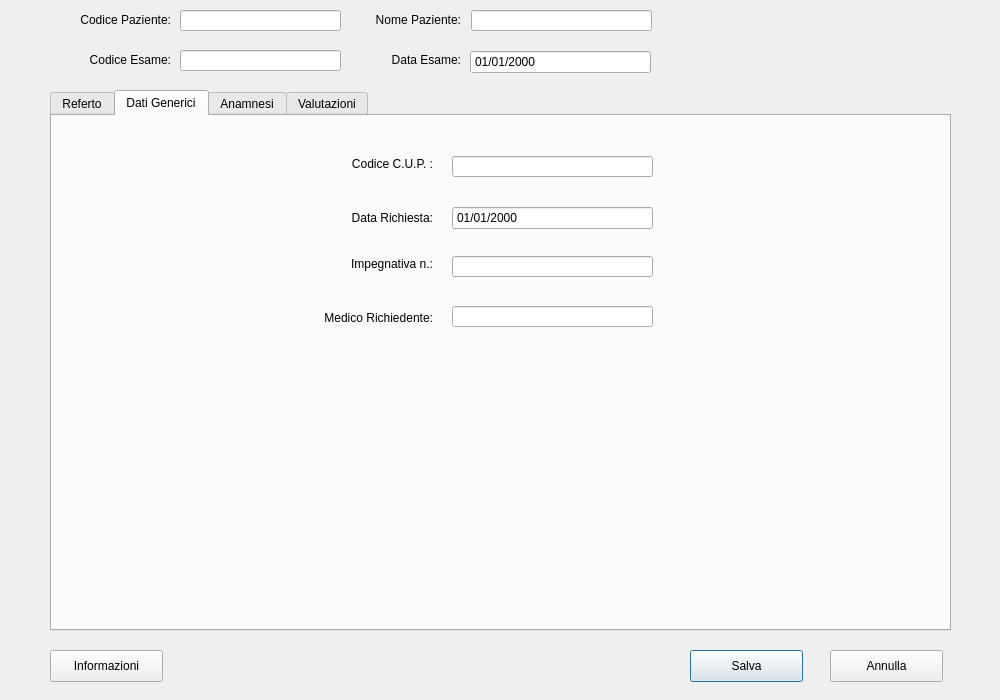
<?xml version="1.0" encoding="UTF-8"?>
<ui version="4.0">
 <class>Dialog_Referto</class>
 <widget class="QDialog" name="Dialog_Referto">
  <property name="geometry">
   <rect>
    <x>0</x>
    <y>0</y>
    <width>1000</width>
    <height>700</height>
   </rect>
  </property>
  <property name="minimumSize">
   <size>
    <width>1000</width>
    <height>700</height>
   </size>
  </property>
  <property name="maximumSize">
   <size>
    <width>1000</width>
    <height>700</height>
   </size>
  </property>
  <property name="windowTitle">
   <string>Refertazione</string>
  </property>
  <widget class="QPushButton" name="btn_ok">
   <property name="geometry">
    <rect>
     <x>690</x>
     <y>650</y>
     <width>113</width>
     <height>32</height>
    </rect>
   </property>
   <property name="text">
    <string>Salva</string>
   </property>
  </widget>
  <widget class="QPushButton" name="btn_cancel">
   <property name="geometry">
    <rect>
     <x>830</x>
     <y>650</y>
     <width>113</width>
     <height>32</height>
    </rect>
   </property>
   <property name="text">
    <string>Annulla</string>
   </property>
  </widget>
  <widget class="QTabWidget" name="tabWidget">
   <property name="geometry">
    <rect>
     <x>50</x>
     <y>90</y>
     <width>901</width>
     <height>541</height>
    </rect>
   </property>
   <property name="currentIndex">
    <number>1</number>
   </property>
   <widget class="QWidget" name="referto">
    <attribute name="title">
     <string>Referto</string>
    </attribute>
    <widget class="QLabel" name="label_18">
     <property name="geometry">
      <rect>
       <x>20</x>
       <y>10</y>
       <width>141</width>
       <height>21</height>
      </rect>
     </property>
     <property name="font">
      <font>
       <weight>75</weight>
       <bold>true</bold>
      </font>
     </property>
     <property name="text">
      <string>Descrizione Esame:</string>
     </property>
    </widget>
    <widget class="QLabel" name="descrizione_esame">
     <property name="geometry">
      <rect>
       <x>20</x>
       <y>40</y>
       <width>861</width>
       <height>31</height>
      </rect>
     </property>
     <property name="font">
      <font>
       <weight>50</weight>
       <bold>false</bold>
      </font>
     </property>
     <property name="text">
      <string/>
     </property>
     <property name="wordWrap">
      <bool>true</bool>
     </property>
    </widget>
    <widget class="QLabel" name="label_19">
     <property name="geometry">
      <rect>
       <x>20</x>
       <y>80</y>
       <width>141</width>
       <height>21</height>
      </rect>
     </property>
     <property name="font">
      <font>
       <weight>75</weight>
       <bold>true</bold>
      </font>
     </property>
     <property name="text">
      <string>Testo del referto:</string>
     </property>
    </widget>
    <widget class="QPlainTextEdit" name="testo_referto">
     <property name="geometry">
      <rect>
       <x>20</x>
       <y>110</y>
       <width>861</width>
       <height>321</height>
      </rect>
     </property>
    </widget>
    <widget class="QComboBox" name="medico_refertatore">
     <property name="geometry">
      <rect>
       <x>170</x>
       <y>440</y>
       <width>211</width>
       <height>26</height>
      </rect>
     </property>
    </widget>
    <widget class="QLabel" name="label_20">
     <property name="geometry">
      <rect>
       <x>20</x>
       <y>440</y>
       <width>131</width>
       <height>24</height>
      </rect>
     </property>
     <property name="text">
      <string>Medico Refertatore:</string>
     </property>
     <property name="alignment">
      <set>Qt::AlignRight|Qt::AlignTrailing|Qt::AlignVCenter</set>
     </property>
    </widget>
    <widget class="QLabel" name="label_21">
     <property name="geometry">
      <rect>
       <x>440</x>
       <y>440</y>
       <width>81</width>
       <height>24</height>
      </rect>
     </property>
     <property name="text">
      <string>T.S.R.M.:</string>
     </property>
     <property name="alignment">
      <set>Qt::AlignRight|Qt::AlignTrailing|Qt::AlignVCenter</set>
     </property>
    </widget>
    <widget class="QLineEdit" name="tecnico_esecutore">
     <property name="geometry">
      <rect>
       <x>530</x>
       <y>440</y>
       <width>271</width>
       <height>21</height>
      </rect>
     </property>
     <property name="readOnly">
      <bool>true</bool>
     </property>
    </widget>
    <widget class="QPushButton" name="btn_stampa">
     <property name="geometry">
      <rect>
       <x>150</x>
       <y>470</y>
       <width>121</width>
       <height>32</height>
      </rect>
     </property>
     <property name="text">
      <string>Stampa</string>
     </property>
    </widget>
    <widget class="QPushButton" name="btn_firma_stampa">
     <property name="geometry">
      <rect>
       <x>410</x>
       <y>470</y>
       <width>221</width>
       <height>32</height>
      </rect>
     </property>
     <property name="text">
      <string>Firma e Stampa il Referto</string>
     </property>
    </widget>
    <widget class="QPushButton" name="btn_firma">
     <property name="geometry">
      <rect>
       <x>640</x>
       <y>470</y>
       <width>121</width>
       <height>32</height>
      </rect>
     </property>
     <property name="text">
      <string>Firma</string>
     </property>
    </widget>
    <widget class="QLabel" name="label_info">
     <property name="geometry">
      <rect>
       <x>630</x>
       <y>90</y>
       <width>251</width>
       <height>16</height>
      </rect>
     </property>
     <property name="font">
      <font>
       <pointsize>10</pointsize>
      </font>
     </property>
     <property name="styleSheet">
      <string notr="true">color: rgb(252, 1, 7);</string>
     </property>
     <property name="text">
      <string>Impossibile firmare un referto il cui testo è vuoto</string>
     </property>
     <property name="alignment">
      <set>Qt::AlignRight|Qt::AlignTrailing|Qt::AlignVCenter</set>
     </property>
    </widget>
    <widget class="QPushButton" name="btn_trascritto">
     <property name="geometry">
      <rect>
       <x>280</x>
       <y>470</y>
       <width>121</width>
       <height>32</height>
      </rect>
     </property>
     <property name="text">
      <string>Trascritto</string>
     </property>
    </widget>
   </widget>
   <widget class="QWidget" name="dati">
    <attribute name="title">
     <string>Dati Generici</string>
    </attribute>
    <widget class="QLabel" name="label_13">
     <property name="geometry">
      <rect>
       <x>270</x>
       <y>40</y>
       <width>111</width>
       <height>16</height>
      </rect>
     </property>
     <property name="text">
      <string>Codice C.U.P. :</string>
     </property>
     <property name="alignment">
      <set>Qt::AlignRight|Qt::AlignTrailing|Qt::AlignVCenter</set>
     </property>
    </widget>
    <widget class="QLineEdit" name="codice_esterno">
     <property name="geometry">
      <rect>
       <x>400</x>
       <y>40</y>
       <width>201</width>
       <height>21</height>
      </rect>
     </property>
     <property name="readOnly">
      <bool>true</bool>
     </property>
    </widget>
    <widget class="QLabel" name="label_14">
     <property name="geometry">
      <rect>
       <x>270</x>
       <y>90</y>
       <width>111</width>
       <height>24</height>
      </rect>
     </property>
     <property name="text">
      <string>Data Richiesta:</string>
     </property>
     <property name="alignment">
      <set>Qt::AlignRight|Qt::AlignTrailing|Qt::AlignVCenter</set>
     </property>
    </widget>
    <widget class="QDateEdit" name="data_richiesta">
     <property name="geometry">
      <rect>
       <x>400</x>
       <y>90</y>
       <width>201</width>
       <height>24</height>
      </rect>
     </property>
     <property name="readOnly">
      <bool>true</bool>
     </property>
     <property name="buttonSymbols">
      <enum>QAbstractSpinBox::NoButtons</enum>
     </property>
     <property name="displayFormat">
      <string>dd/MM/yyyy</string>
     </property>
    </widget>
    <widget class="QLineEdit" name="impegnativa">
     <property name="geometry">
      <rect>
       <x>400</x>
       <y>140</y>
       <width>201</width>
       <height>21</height>
      </rect>
     </property>
     <property name="readOnly">
      <bool>true</bool>
     </property>
    </widget>
    <widget class="QLabel" name="label_15">
     <property name="geometry">
      <rect>
       <x>270</x>
       <y>140</y>
       <width>111</width>
       <height>16</height>
      </rect>
     </property>
     <property name="text">
      <string>Impegnativa n.:</string>
     </property>
     <property name="alignment">
      <set>Qt::AlignRight|Qt::AlignTrailing|Qt::AlignVCenter</set>
     </property>
    </widget>
    <widget class="QLabel" name="label_16">
     <property name="geometry">
      <rect>
       <x>240</x>
       <y>190</y>
       <width>141</width>
       <height>24</height>
      </rect>
     </property>
     <property name="text">
      <string>Medico Richiedente:</string>
     </property>
     <property name="alignment">
      <set>Qt::AlignRight|Qt::AlignTrailing|Qt::AlignVCenter</set>
     </property>
    </widget>
    <widget class="QLineEdit" name="medico_richiedente">
     <property name="geometry">
      <rect>
       <x>400</x>
       <y>190</y>
       <width>201</width>
       <height>21</height>
      </rect>
     </property>
     <property name="maxLength">
      <number>64</number>
     </property>
     <property name="readOnly">
      <bool>true</bool>
     </property>
    </widget>
   </widget>
   <widget class="QWidget" name="anamnesi">
    <attribute name="title">
     <string>Anamnesi</string>
    </attribute>
    <widget class="QPlainTextEdit" name="text_anamnesi">
     <property name="geometry">
      <rect>
       <x>30</x>
       <y>30</y>
       <width>841</width>
       <height>131</height>
      </rect>
     </property>
    </widget>
    <widget class="QLabel" name="label_5">
     <property name="geometry">
      <rect>
       <x>30</x>
       <y>10</y>
       <width>151</width>
       <height>16</height>
      </rect>
     </property>
     <property name="text">
      <string>Anamnesi o dati clinici</string>
     </property>
    </widget>
    <widget class="QPlainTextEdit" name="text_contenuto_richiesta">
     <property name="geometry">
      <rect>
       <x>30</x>
       <y>200</y>
       <width>841</width>
       <height>131</height>
      </rect>
     </property>
    </widget>
    <widget class="QLabel" name="label_6">
     <property name="geometry">
      <rect>
       <x>30</x>
       <y>180</y>
       <width>281</width>
       <height>16</height>
      </rect>
     </property>
     <property name="text">
      <string>Contenuto della richiesta o dell'impegnativa</string>
     </property>
    </widget>
    <widget class="QPlainTextEdit" name="text_motivo_esame">
     <property name="geometry">
      <rect>
       <x>30</x>
       <y>370</y>
       <width>841</width>
       <height>131</height>
      </rect>
     </property>
    </widget>
    <widget class="QLabel" name="label_7">
     <property name="geometry">
      <rect>
       <x>30</x>
       <y>350</y>
       <width>181</width>
       <height>16</height>
      </rect>
     </property>
     <property name="text">
      <string>Motivazione dell'esame</string>
     </property>
    </widget>
   </widget>
   <widget class="QWidget" name="valutazioni">
    <attribute name="title">
     <string>Valutazioni</string>
    </attribute>
    <widget class="QGroupBox" name="groupBox_qualita">
     <property name="geometry">
      <rect>
       <x>60</x>
       <y>50</y>
       <width>181</width>
       <height>151</height>
      </rect>
     </property>
     <property name="title">
      <string>Qualità</string>
     </property>
     <widget class="QRadioButton" name="rb_bassa">
      <property name="geometry">
       <rect>
        <x>30</x>
        <y>30</y>
        <width>100</width>
        <height>20</height>
       </rect>
      </property>
      <property name="text">
       <string>Bassa</string>
      </property>
     </widget>
     <widget class="QRadioButton" name="rb_buona">
      <property name="geometry">
       <rect>
        <x>30</x>
        <y>60</y>
        <width>100</width>
        <height>20</height>
       </rect>
      </property>
      <property name="text">
       <string>Buona</string>
      </property>
     </widget>
     <widget class="QRadioButton" name="rb_ottima">
      <property name="geometry">
       <rect>
        <x>30</x>
        <y>90</y>
        <width>100</width>
        <height>20</height>
       </rect>
      </property>
      <property name="text">
       <string>Ottima</string>
      </property>
     </widget>
     <widget class="QRadioButton" name="rb_non_valutata">
      <property name="geometry">
       <rect>
        <x>30</x>
        <y>120</y>
        <width>111</width>
        <height>20</height>
       </rect>
      </property>
      <property name="text">
       <string>Non Valutata</string>
      </property>
     </widget>
    </widget>
    <widget class="QGroupBox" name="groupBox_esito">
     <property name="geometry">
      <rect>
       <x>310</x>
       <y>50</y>
       <width>181</width>
       <height>131</height>
      </rect>
     </property>
     <property name="title">
      <string>Esito</string>
     </property>
     <widget class="QRadioButton" name="rb_non_valutato">
      <property name="geometry">
       <rect>
        <x>30</x>
        <y>90</y>
        <width>111</width>
        <height>20</height>
       </rect>
      </property>
      <property name="text">
       <string>Non Valutato</string>
      </property>
     </widget>
     <widget class="QRadioButton" name="rb_negativo">
      <property name="geometry">
       <rect>
        <x>30</x>
        <y>30</y>
        <width>100</width>
        <height>20</height>
       </rect>
      </property>
      <property name="text">
       <string>Negativo</string>
      </property>
     </widget>
     <widget class="QRadioButton" name="rb_positivo">
      <property name="geometry">
       <rect>
        <x>30</x>
        <y>60</y>
        <width>100</width>
        <height>20</height>
       </rect>
      </property>
      <property name="text">
       <string>Positivo</string>
      </property>
     </widget>
    </widget>
    <widget class="QComboBox" name="classe_dose_cumulativa">
     <property name="geometry">
      <rect>
       <x>540</x>
       <y>110</y>
       <width>281</width>
       <height>26</height>
      </rect>
     </property>
    </widget>
    <widget class="QLabel" name="label_12">
     <property name="geometry">
      <rect>
       <x>540</x>
       <y>80</y>
       <width>111</width>
       <height>24</height>
      </rect>
     </property>
     <property name="text">
      <string>Dose Paziente:</string>
     </property>
     <property name="alignment">
      <set>Qt::AlignLeading|Qt::AlignLeft|Qt::AlignVCenter</set>
     </property>
    </widget>
    <widget class="QLabel" name="label_8">
     <property name="geometry">
      <rect>
       <x>60</x>
       <y>230</y>
       <width>151</width>
       <height>16</height>
      </rect>
     </property>
     <property name="text">
      <string>Impressioni:</string>
     </property>
    </widget>
    <widget class="QPlainTextEdit" name="impressioni">
     <property name="geometry">
      <rect>
       <x>60</x>
       <y>250</y>
       <width>761</width>
       <height>181</height>
      </rect>
     </property>
    </widget>
   </widget>
  </widget>
  <widget class="QLineEdit" name="codice_paziente">
   <property name="enabled">
    <bool>true</bool>
   </property>
   <property name="geometry">
    <rect>
     <x>180</x>
     <y>10</y>
     <width>161</width>
     <height>21</height>
    </rect>
   </property>
   <property name="readOnly">
    <bool>true</bool>
   </property>
  </widget>
  <widget class="QLabel" name="label">
   <property name="geometry">
    <rect>
     <x>350</x>
     <y>10</y>
     <width>111</width>
     <height>20</height>
    </rect>
   </property>
   <property name="text">
    <string>Nome Paziente:</string>
   </property>
   <property name="alignment">
    <set>Qt::AlignRight|Qt::AlignTrailing|Qt::AlignVCenter</set>
   </property>
  </widget>
  <widget class="QLineEdit" name="nome_paziente">
   <property name="enabled">
    <bool>true</bool>
   </property>
   <property name="geometry">
    <rect>
     <x>471</x>
     <y>10</y>
     <width>181</width>
     <height>21</height>
    </rect>
   </property>
   <property name="readOnly">
    <bool>true</bool>
   </property>
  </widget>
  <widget class="QLabel" name="label_22">
   <property name="geometry">
    <rect>
     <x>60</x>
     <y>10</y>
     <width>111</width>
     <height>20</height>
    </rect>
   </property>
   <property name="text">
    <string>Codice Paziente:</string>
   </property>
   <property name="alignment">
    <set>Qt::AlignRight|Qt::AlignTrailing|Qt::AlignVCenter</set>
   </property>
  </widget>
  <widget class="QLineEdit" name="codice_esame">
   <property name="enabled">
    <bool>true</bool>
   </property>
   <property name="geometry">
    <rect>
     <x>180</x>
     <y>50</y>
     <width>161</width>
     <height>21</height>
    </rect>
   </property>
   <property name="readOnly">
    <bool>true</bool>
   </property>
  </widget>
  <widget class="QLabel" name="label_23">
   <property name="geometry">
    <rect>
     <x>60</x>
     <y>50</y>
     <width>111</width>
     <height>20</height>
    </rect>
   </property>
   <property name="text">
    <string>Codice Esame:</string>
   </property>
   <property name="alignment">
    <set>Qt::AlignRight|Qt::AlignTrailing|Qt::AlignVCenter</set>
   </property>
  </widget>
  <widget class="QLabel" name="label_2">
   <property name="geometry">
    <rect>
     <x>350</x>
     <y>50</y>
     <width>111</width>
     <height>20</height>
    </rect>
   </property>
   <property name="text">
    <string>Data Esame:</string>
   </property>
   <property name="alignment">
    <set>Qt::AlignRight|Qt::AlignTrailing|Qt::AlignVCenter</set>
   </property>
  </widget>
  <widget class="QDateEdit" name="data_completato">
   <property name="enabled">
    <bool>true</bool>
   </property>
   <property name="geometry">
    <rect>
     <x>470</x>
     <y>50</y>
     <width>181</width>
     <height>24</height>
    </rect>
   </property>
   <property name="readOnly">
    <bool>true</bool>
   </property>
   <property name="buttonSymbols">
    <enum>QAbstractSpinBox::NoButtons</enum>
   </property>
   <property name="displayFormat">
    <string>dd/MM/yyyy</string>
   </property>
  </widget>
  <widget class="QPushButton" name="btn_informazioni">
   <property name="geometry">
    <rect>
     <x>50</x>
     <y>650</y>
     <width>113</width>
     <height>32</height>
    </rect>
   </property>
   <property name="text">
    <string>Informazioni</string>
   </property>
  </widget>
 </widget>
 <resources/>
 <connections>
  <connection>
   <sender>btn_ok</sender>
   <signal>clicked()</signal>
   <receiver>Dialog_Referto</receiver>
   <slot>accetta()</slot>
   <hints>
    <hint type="sourcelabel">
     <x>186</x>
     <y>262</y>
    </hint>
    <hint type="destinationlabel">
     <x>186</x>
     <y>207</y>
    </hint>
   </hints>
  </connection>
  <connection>
   <sender>btn_cancel</sender>
   <signal>clicked()</signal>
   <receiver>Dialog_Referto</receiver>
   <slot>annulla()</slot>
   <hints>
    <hint type="sourcelabel">
     <x>287</x>
     <y>260</y>
    </hint>
    <hint type="destinationlabel">
     <x>341</x>
     <y>203</y>
    </hint>
   </hints>
  </connection>
  <connection>
   <sender>btn_firma</sender>
   <signal>clicked()</signal>
   <receiver>Dialog_Referto</receiver>
   <slot>firma()</slot>
   <hints>
    <hint type="sourcelabel">
     <x>713</x>
     <y>602</y>
    </hint>
    <hint type="destinationlabel">
     <x>630</x>
     <y>649</y>
    </hint>
   </hints>
  </connection>
  <connection>
   <sender>btn_stampa</sender>
   <signal>clicked()</signal>
   <receiver>Dialog_Referto</receiver>
   <slot>stampa()</slot>
   <hints>
    <hint type="sourcelabel">
     <x>298</x>
     <y>600</y>
    </hint>
    <hint type="destinationlabel">
     <x>301</x>
     <y>647</y>
    </hint>
   </hints>
  </connection>
  <connection>
   <sender>btn_firma_stampa</sender>
   <signal>clicked()</signal>
   <receiver>Dialog_Referto</receiver>
   <slot>firma_stampa()</slot>
   <hints>
    <hint type="sourcelabel">
     <x>532</x>
     <y>617</y>
    </hint>
    <hint type="destinationlabel">
     <x>475</x>
     <y>653</y>
    </hint>
   </hints>
  </connection>
  <connection>
   <sender>testo_referto</sender>
   <signal>textChanged()</signal>
   <receiver>Dialog_Referto</receiver>
   <slot>referto_modificato()</slot>
   <hints>
    <hint type="sourcelabel">
     <x>629</x>
     <y>351</y>
    </hint>
    <hint type="destinationlabel">
     <x>964</x>
     <y>214</y>
    </hint>
   </hints>
  </connection>
  <connection>
   <sender>btn_informazioni</sender>
   <signal>clicked()</signal>
   <receiver>Dialog_Referto</receiver>
   <slot>mostra_informazioni()</slot>
   <hints>
    <hint type="sourcelabel">
     <x>107</x>
     <y>653</y>
    </hint>
    <hint type="destinationlabel">
     <x>212</x>
     <y>662</y>
    </hint>
   </hints>
  </connection>
  <connection>
   <sender>btn_trascritto</sender>
   <signal>clicked()</signal>
   <receiver>Dialog_Referto</receiver>
   <slot>trascritto()</slot>
   <hints>
    <hint type="sourcelabel">
     <x>399</x>
     <y>601</y>
    </hint>
    <hint type="destinationlabel">
     <x>363</x>
     <y>660</y>
    </hint>
   </hints>
  </connection>
 </connections>
 <slots>
  <slot>modificato()</slot>
  <slot>accetta()</slot>
  <slot>annulla()</slot>
  <slot>firma()</slot>
  <slot>stampa()</slot>
  <slot>firma_stampa()</slot>
  <slot>referto_modificato()</slot>
  <slot>mostra_informazioni()</slot>
  <slot>trascritto()</slot>
  <slot>ges_qualita()</slot>
 </slots>
</ui>
